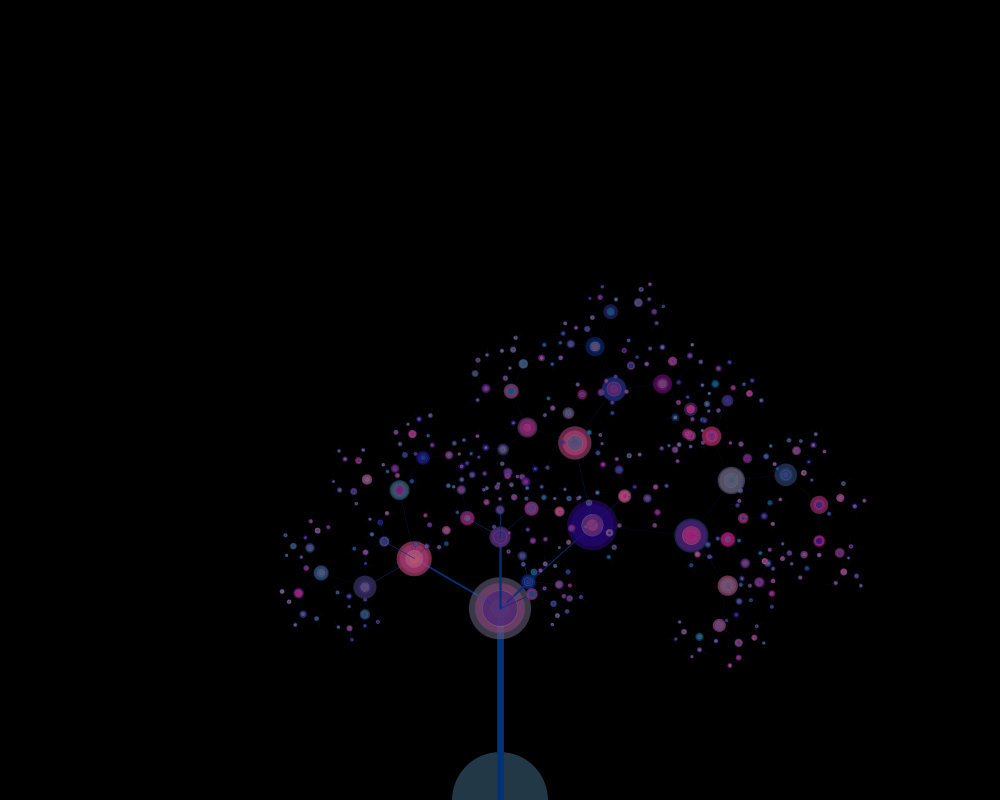
Frame 1 (no input)
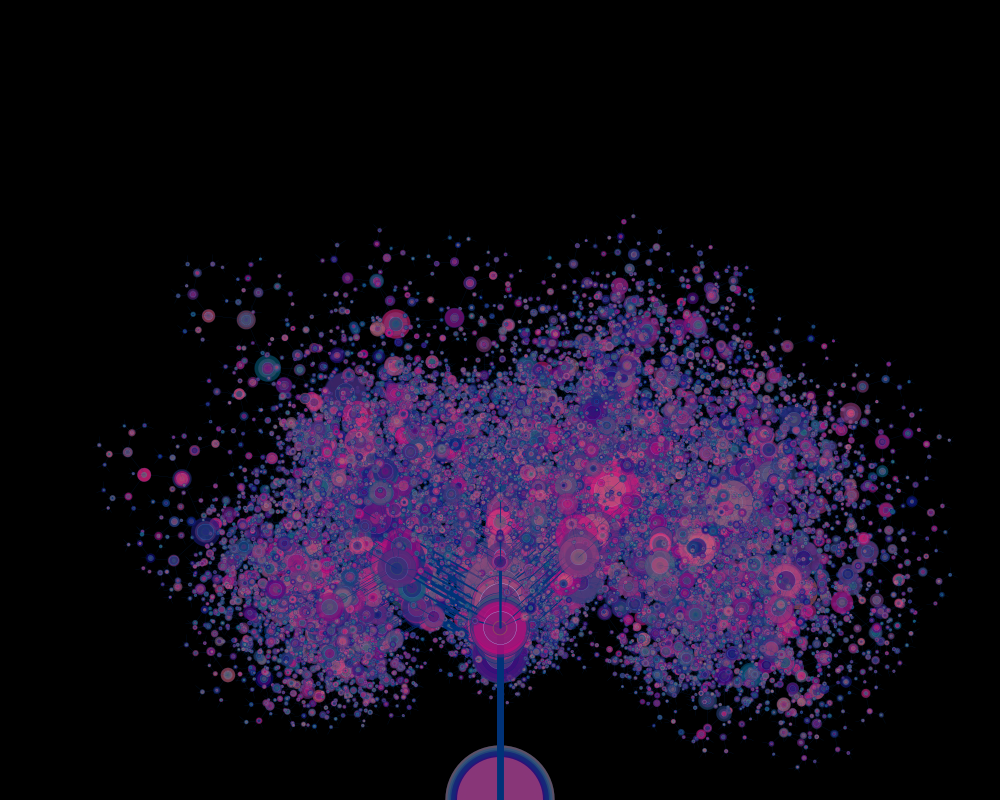
Frame 60 (the mouse pressed at the canvas centre just before this capture)
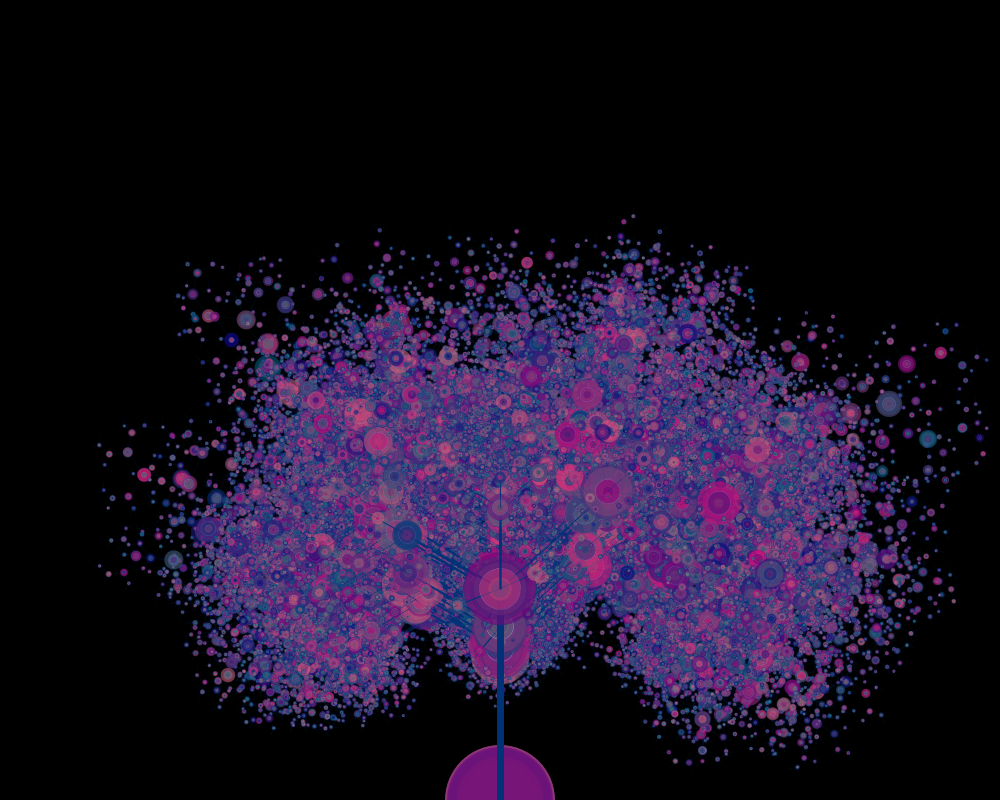
Frame 120 (the mouse held since frame 60 and released just before this capture)

The Processing sketch that drew these frames (run headless with seeded random() and noise(); from frame 60 on, the mouse is pressed at the canvas centre):

// Processing sketch: processing_98753
// ── processing_98753.pde

float theta = radians(60);
float x,y;
float dia;

void setup() {
  size(1000,800);
 
  background(0);
  translate(width/2,height/2);
  smooth();
 
  drawTriangle(x,y,width/2);
  drawtree(width,height/2,width);
// branch1(120);
  
}



void draw() {
  frameRate(10);
 
  //stroke(250,100,frameRate);
   
  drawtree(x-dia,y,dia);
  
  drawTriangle(x-dia,y,dia/2);
  //background(0);
   strokeWeight(4);
 translate(width/2,height);
// rotate(50);
  //fill(200,100,200);
  branch(200,radians(20));


}

void drawTriangle(float x, float y, float dia){
  noStroke();
  x *= 0.90+ (.9);
  y *= 0.8*noise(x*10);
 // dia *= 1.5; 
  //ellipse(x, (y*PI/4),dia/2,dia/2);

}
void drawtree(float x1, float y1, float dia1){
  noStroke();
  x1 *= 0.6+ (.9);
  y1 *= 0.8*x;
 dia1 *= 4; 
  ellipse(x1, (y1*4),dia1/2,dia1);

}
void branch(float len, float len2) {
 // float a =(mouseX/(float)width);
  //theta =  radians(a);
  len *= 0.7+random(.4);
    len2 *= 0.66;
    
   fill(random(220),random(100),120,150);  
   ellipse(x*100, (y*PI/4),len/2,len/2);  
  stroke(0,50,120);
  strokeWeight(len2*30);
  //rotate(90);
  fill(0,0,20);
  line(0,0,0,-len);
  translate(0,-len);
  //rotate(theta*180);
  
  
 
  if (len > 10) { // no inf. loop

    strokeWeight(len2*2);
    pushMatrix();
    rotate(-theta);
    branch(len*.65,len2*.4);
    popMatrix();

    pushMatrix();
    rotate(theta/1.25);
    branch(len*.75,len2*.2);
    popMatrix();
    
     pushMatrix();
    rotate(random(-theta*20));
    stroke(len,200,0);
    branch(len*.20,len2*.3);
    popMatrix();
    
     pushMatrix();
    rotate(20);
    stroke(len,200,0);
    branch(len*.20,len2*.2);
    popMatrix();
    
     pushMatrix();
    rotate(0);
    stroke(len,200,300);
    branch(len*.4,len2*.5);
    popMatrix();
  }
}
 
